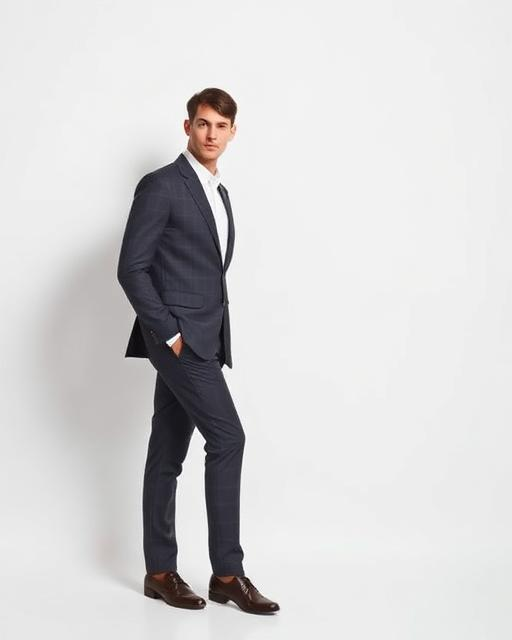
#> input picture src/assets/styles/classic-tailored.jpg, 512 x 640 px, given in place of wedding_relaxed_01.jpg, which was not available
$ python style-dna-banner.py out.png
#> lines starting #> are read from the running program, lines starting #| are printed output that depends on the picture; pictures that were not available may be replaced by others from this repository, and a replacement may not be noted
import sys, math, random
from PIL import Image, ImageDraw, ImageFilter, ImageChops
src = Image.open("public/images/wedding_relaxed_01.jpg").convert("RGB")
#> src is the input picture: PIL image 512x640 RGB; mean R, G, B 212.3, 211.3, 211.9
S = 2  # work at 2x
src = src.resize((1024*S, 1024*S), Image.LANCZOS)
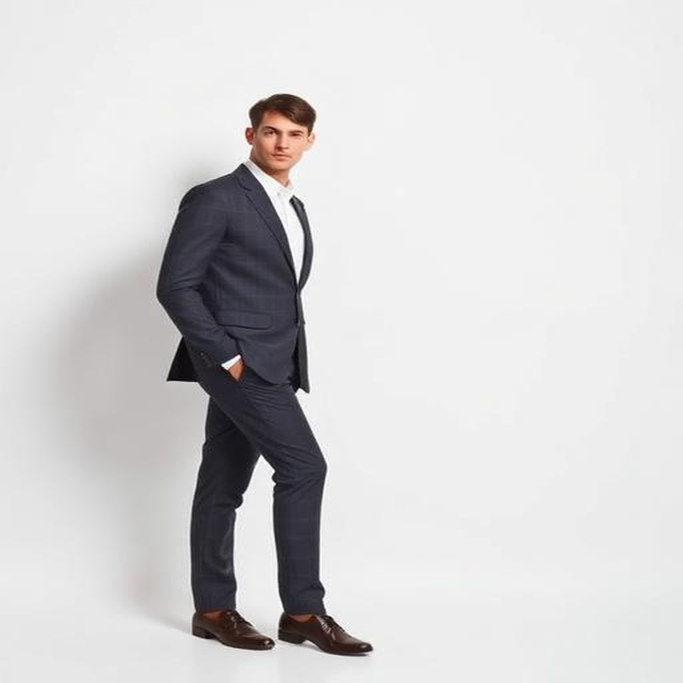
#> src: PIL image 2048x2048 RGB (shown at 1/3 size); mean R, G, B 212.3, 211.3, 211.9
def build(W, H, man_x, top, scale):
    # crop region of source scaled
#> called with W = 2400, H = 840, man_x = 528, top = 0, scale = 1.08
    s = src.resize((int(src.width*scale), int(src.height*scale)), Image.LANCZOS)
    canvas = Image.new("RGB", (W, H))
#> canvas: PIL image 2400x840 RGB; every value is 0
    # wall colour sampled from source right edge band
    band = s.crop((s.width-40, int(top), s.width, int(top)+H)).resize((1, H), Image.LANCZOS)
    wall = band.resize((W, H))
    canvas.paste(wall, (0, 0))
    ox = int(man_x - s.width*0.5)
#> ox = -577
    piece = s.crop((0, int(top), s.width, int(top)+H))
    # fade the right edge of the photo into the wall
    mask = Image.new("L", piece.size, 255)
#> mask: PIL image 2211x840 L; every value is 255
    d = ImageDraw.Draw(mask)
    fade = int(piece.width*0.18)
#> fade = 397
    for i in range(fade):
        d.line([(piece.width-fade+i, 0), (piece.width-fade+i, piece.height)], fill=int(255*(1-i/fade)))
    lf = int(piece.width*0.12)
#> lf = 265
    for i in range(lf):
        d.line([(i,0),(i,piece.height)], fill=min(255,int(255*i/lf)) if ox>0 else 255)
    canvas.paste(piece, (ox, 0), mask)
    # warm grade
    r,g,b = canvas.split()
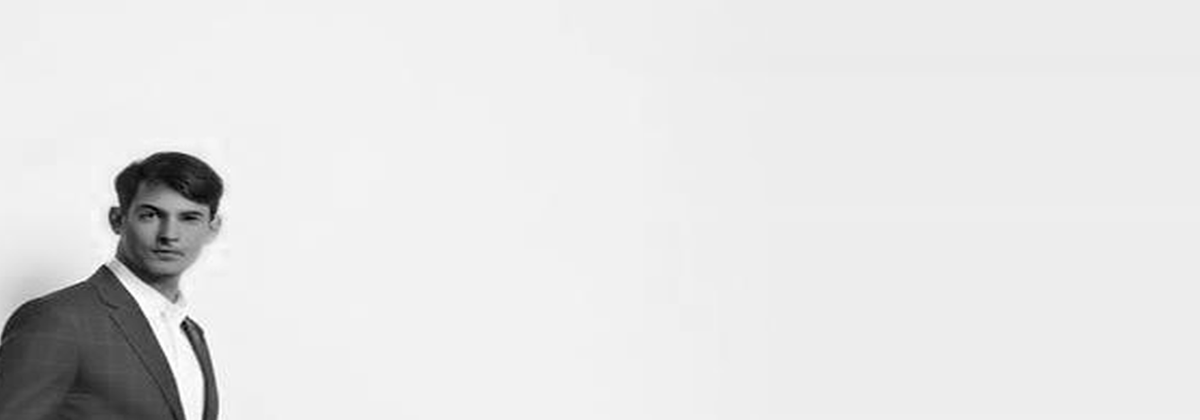
#> b: PIL image 2400x840 L (shown at 1/2 size); min 0, max 255, mean 227.7
    canvas = Image.merge("RGB",(r.point(lambda v:min(255,int(v*1.02+4))), g.point(lambda v:int(v*0.995+1)), b.point(lambda v:int(v*0.95))))
    # palm shadows on the right
    random.seed(7)
    sh = Image.new("L", (W, H), 0)
#> sh: PIL image 2400x840 L; every value is 0
    d = ImageDraw.Draw(sh)
    def frond(cx, cy, length, ang, n=15, leaf=0.5):
        for i in range(n):
            t = i/n
            px = cx + math.cos(ang)*length*t
            py = cy + math.sin(ang)*length*t + (t*t)*length*0.25
            for side in (-1,1):
                a2 = ang + side*(1.05 - 0.4*t)
                ll = length*leaf*(1-t*0.7)
                ex = px + math.cos(a2)*ll; ey = py + math.sin(a2)*ll + ll*0.35
                w = max(4, int(length*0.03*(1-t*0.6)))
                d.line([(px,py),(ex,ey)], fill=255, width=w)
        d.line([(cx,cy),(cx+math.cos(ang)*length, cy+math.sin(ang)*length+length*0.25)], fill=255, width=max(2,int(length*0.012)))
    for (fx, fy, L, a) in [(W*1.03, H*-0.08, H*0.9, math.radians(155)), (W*1.04, H*0.62, H*0.75, math.radians(190)), (W*0.96, H*1.1, H*0.6, math.radians(235)), (W*-0.03, H*0.9, H*0.55, math.radians(-40))]:
        frond(fx, fy, L, a)
    sh = sh.filter(ImageFilter.GaussianBlur(H*0.011))
    shade = Image.new("RGB", (W,H), (120, 96, 70))
    canvas = Image.composite(Image.blend(canvas, shade, 0.2), canvas, sh)
    # subtle sun gradient from upper left
    grad = Image.new("L",(W,H))
    gd = ImageDraw.Draw(grad)
    for x in range(W):
        gd.line([(x,0),(x,H)], fill=int(26*(1-x/W)))
    canvas = Image.composite(Image.new("RGB",(W,H),(255,240,215)), canvas, grad)
    # film grain
    noise = Image.effect_noise((W,H), 5).convert("L")
    canvas = ImageChops.add(canvas, Image.merge("RGB",(noise,noise,noise)), scale=1.0, offset=-128)
    return canvas
out = sys.argv[1]
# desktop panorama 2400x840 (2.86:1); man centred at 24% from left, head near top
d = build(2400, 840, 2400*0.22, 0, 1.08)
d.save(out+"-wide.png")
# phone: 4:3 crop with man centred-left
m = build(1200, 900, 1200*0.34, 0, 0.95)
#> call 2 of build, with W = 1200, H = 900, man_x = 408, top = 0, scale = 0.95
#> in build (call 2), `canvas = Image.new("RGB", (W, H))`: canvas: PIL image 1200x900 RGB; every value is 0
#> in build (call 2), `piece = s.crop((0, int(top), s.width, int(top)+H))`:
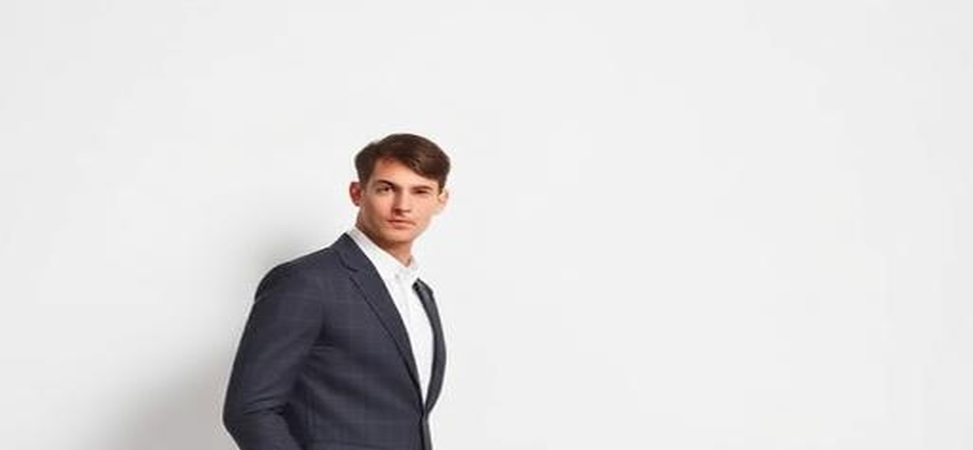
#> piece: PIL image 1945x900 RGB (shown at 1/2 size); mean R, G, B 222, 220.9, 221.3
#> in build (call 2), `mask = Image.new("L", piece.size, 255)`: mask: PIL image 1945x900 L; every value is 255
#> in build (call 2), `sh = Image.new("L", (W, H), 0)`: sh: PIL image 1200x900 L; every value is 0
#> in build (call 2), `sh = sh.filter(ImageFilter.GaussianBlur(H*0.011))`:
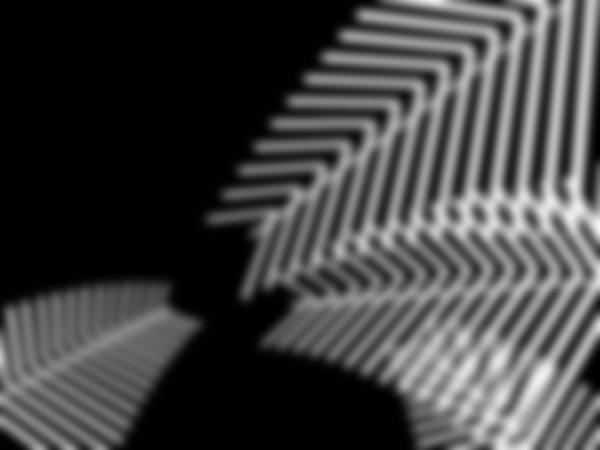
#> sh: PIL image 1200x900 L (shown at 1/2 size); min 0, max 246, mean 65.7
#> in build (call 2), `shade = Image.new("RGB", (W,H), (120, 96, 70))`:
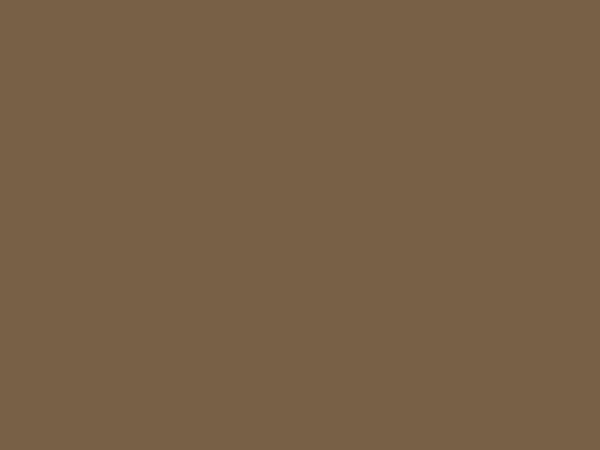
#> shade: PIL image 1200x900 RGB (shown at 1/2 size); mean R, G, B 120, 96, 70
#> in build (call 2), `canvas = Image.composite(Image.blend(canvas, shade, 0.2), canvas, sh)`:
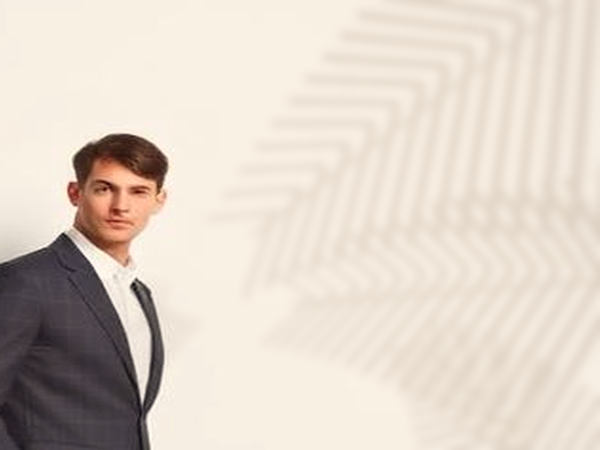
#> canvas: PIL image 1200x900 RGB (shown at 1/2 size); mean R, G, B 221.6, 210.6, 199.4
#> in build (call 2), `noise = Image.effect_noise((W,H), 5).convert("L")`:
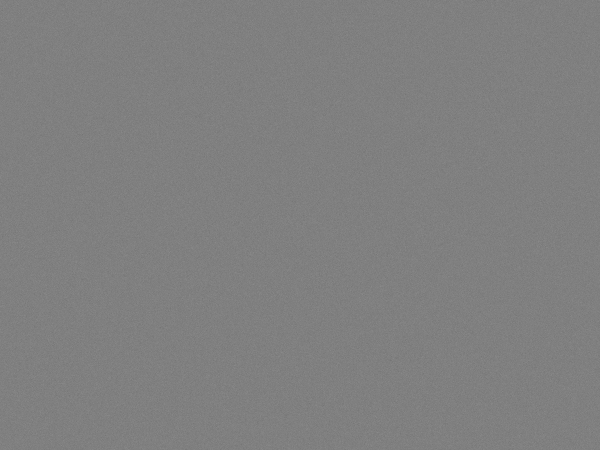
#> noise: PIL image 1200x900 L (shown at 1/2 size); min 104, max 151, mean 127.5
m.save(out+"-phone.png")
